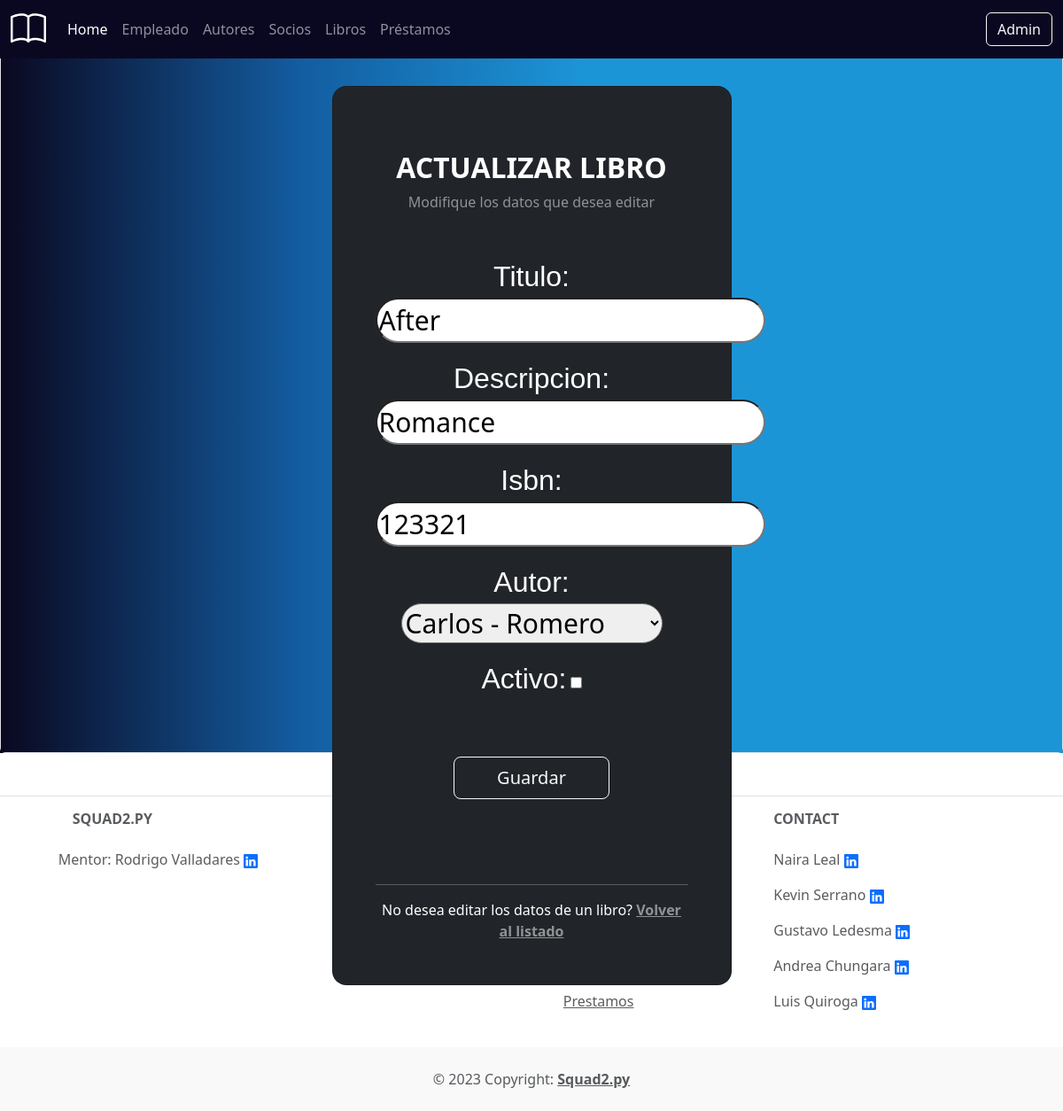
Screenshot of /biblioteca/libro/modificar/1 with the database file from the repository.
### biblioteca/models.py (models this page shows, shortened)
class Libro(models.Model):
    titulo=models.CharField(max_length=80)
    descripcion=models.CharField(max_length=800)
    isbn=models.IntegerField(default=0)
    autor=models.ForeignKey(
        Autor,
        related_name="libros",
        on_delete=models.CASCADE)
    activo=models.BooleanField(default=True)

### biblioteca/views.py (the view)
# urls.py: path('libro/modificar/<int:libro_id>', views.actualizar_libro, name='actualizar_libro'),
def actualizar_libro(request, libro_id:int):
    libro = get_object_or_404(Libro, id=libro_id)
    if request.method == "POST":
        form = ActualizarLibro(request.POST, instance = libro)
        if form.is_valid():
            form.save()
            return HttpResponseRedirect('/biblioteca/libro/listado')
    else:
        form = ActualizarLibro(instance = libro)
    return render(request, 'libro/actualizar_libro.html', {"form": form})

### biblioteca/forms.py
class ActualizarLibro(forms.ModelForm): #Nai
    class Meta:
        model = Libro
        fields = ('__all__')
    def __init__(self, *args, **kwargs):
        super().__init__(*args, **kwargs)
        self.fields['autor'].queryset = self.fields['autor'].queryset.filter(activo=True)

### biblioteca/models.py (called while the page is built)
    def __str__(self):
        return f"{self.nombre} - {self.apellido}"

### templates/libro/actualizar_libro.html (shortened to what this page needs)
{% extends 'home/navbar.html' %}
{% load static %}
{% block estilos %}
<link rel="stylesheet" href="{% static 'styles/forms.css' %}">
{% endblock estilos %}
{% block content %}
    <form method="post" class="form-control text-center">
        <section class="vh-100 gradient-custom">
            <div class="container py-5 h-100">
                <div class="row d-flex justify-content-center align-items-center h-100">
                    <div class="col-12 col-md-8 col-lg-6 col-xl-5">
                        <div class="card bg-dark text-white" style="border-radius: 1rem;">
                            <div class="card-body p-5 text-center">
                                <div class="mb-md-5 mt-md-4 pb-5">
                                    <h2 class="fw-bold mb-2 text-uppercase">Actualizar libro</h2>
                                    <p class="text-white-50 mb-5">Modifique los datos que desea editar</p>
                                    {{ form.as_p }}
                                    <button class="btn btn-outline-light btn-lg px-5 mt-5" type="submit">Guardar</button>
                                </div>
                                <div>
                                    <hr>
                                    <p class="mb-0">No desea editar los datos de un libro? <a href="{% url 'libros_lista' %}" class="text-white-50 fw-bold">Volver al listado</a></p>
                                </div>
                            </div>
                        </div>
                    </div>
                </div>
            </div>
        </section>
    </form>
{% endblock %}

### static/styles/forms.css (style rules this page uses)
label { font-size: 32px; font-family:Verdana, Geneva, Tahoma, sans-serif }
input { font-size: 30px; border-radius: 30px; }
#id_activo { font-size: 50px; }
select { font-size: 30px; border-radius: 30px; }
.form-control { margin: 0; padding: 0; }
.gradient-custom { background: rgb(10,8,32); background: linear-gradient(90deg, rgba(10,8,32,1) 0%, rgba(19,92,160,1) 28%, rgba(28,149,215,1) 55%, rgba(28,149,215,1) 100%); }

### static/styles/style.css (style rules this page uses)
body { margin: 0; padding: 0; }
.f-color { color: #0A0820; }

### rows the page displays
Libro: titulo "After", descripcion "Romance", isbn "123321", autor "Carlos - Romero"
